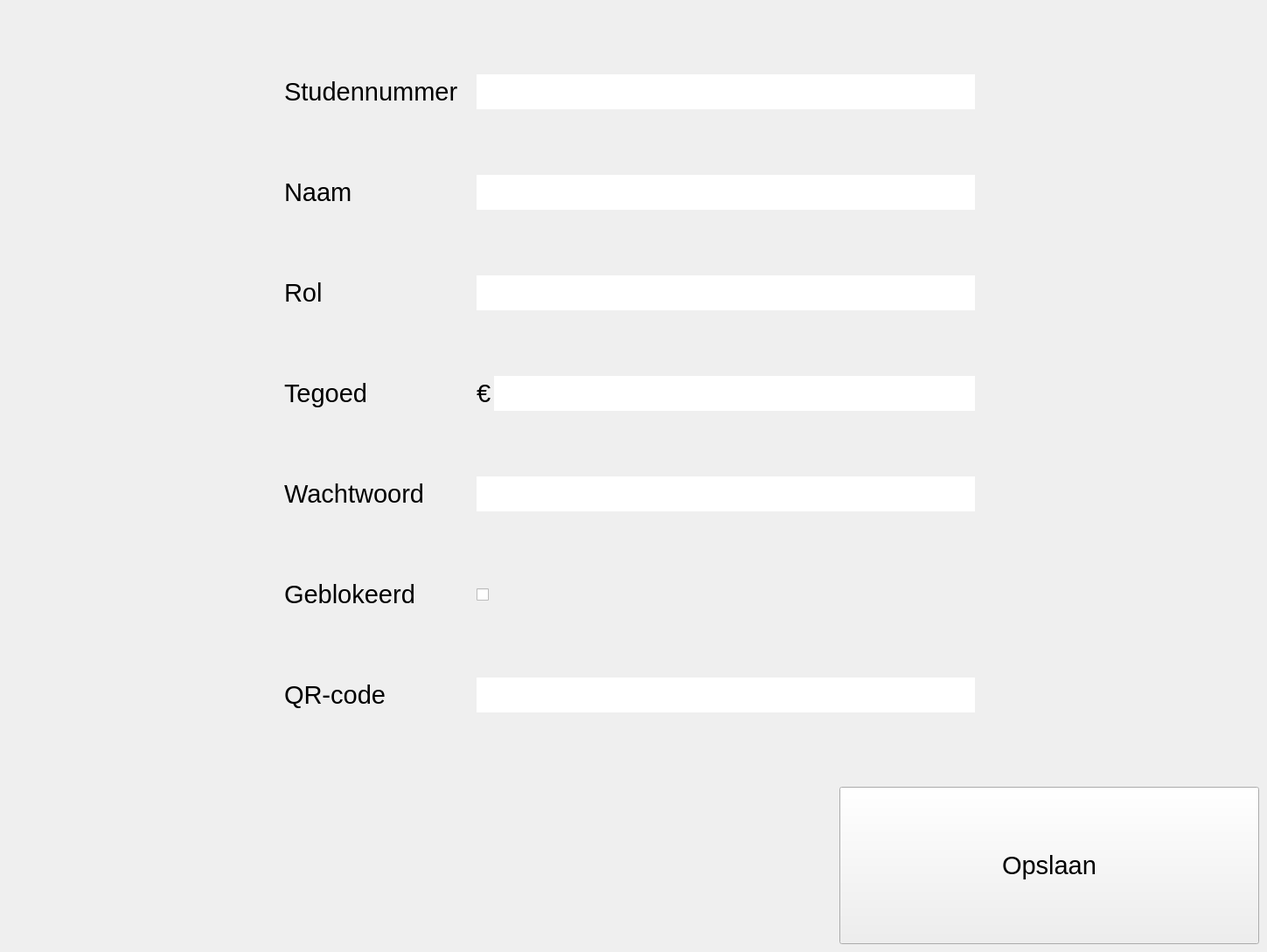
      <widget class="QWidget" name="prof_page">
       <property name="toolTip">
        <string>&lt;html&gt;&lt;head/&gt;&lt;body&gt;&lt;p&gt;Lid: Je mag niet in de min staan&lt;/p&gt;&lt;p&gt;Commissie: Je mag 5 euro in de min staan&lt;/p&gt;&lt;p&gt;Bestuur: Je mag 10 euro in de min staan&lt;/p&gt;&lt;/body&gt;&lt;/html&gt;</string>
       </property>
       <property name="toolTipDuration">
        <number>10</number>
       </property>
       <widget class="QCheckBox" name="line_BLOCK_prof">
        <property name="geometry">
         <rect>
          <x>545</x>
          <y>660</y>
          <width>570</width>
          <height>40</height>
         </rect>
        </property>
        <property name="font">
         <font>
          <pointsize>23</pointsize>
         </font>
        </property>
        <property name="focusPolicy">
         <enum>Qt::NoFocus</enum>
        </property>
        <property name="contextMenuPolicy">
         <enum>Qt::NoContextMenu</enum>
        </property>
        <property name="text">
         <string/>
        </property>
        <property name="checkable">
         <bool>false</bool>
        </property>
       </widget>
       <widget class="QLineEdit" name="line_NAME_prof">
        <property name="geometry">
         <rect>
          <x>545</x>
          <y>200</y>
          <width>570</width>
          <height>40</height>
         </rect>
        </property>
        <property name="font">
         <font>
          <pointsize>22</pointsize>
         </font>
        </property>
        <property name="frame">
         <bool>false</bool>
        </property>
       </widget>
       <widget class="QLabel" name="lbl_AMOUNT_prof">
        <property name="geometry">
         <rect>
          <x>325</x>
          <y>430</y>
          <width>220</width>
          <height>40</height>
         </rect>
        </property>
        <property name="font">
         <font>
          <pointsize>22</pointsize>
         </font>
        </property>
        <property name="text">
         <string>Tegoed</string>
        </property>
       </widget>
       <widget class="QLabel" name="lbl_BLOCK_prof">
        <property name="geometry">
         <rect>
          <x>325</x>
          <y>660</y>
          <width>220</width>
          <height>40</height>
         </rect>
        </property>
        <property name="font">
         <font>
          <pointsize>22</pointsize>
         </font>
        </property>
        <property name="text">
         <string>Geblokeerd</string>
        </property>
       </widget>
       <widget class="QLabel" name="euroteken_prof">
        <property name="geometry">
         <rect>
          <x>545</x>
          <y>430</y>
          <width>20</width>
          <height>40</height>
         </rect>
        </property>
        <property name="font">
         <font>
          <pointsize>22</pointsize>
         </font>
        </property>
        <property name="text">
         <string>€</string>
        </property>
        <property name="alignment">
         <set>Qt::AlignLeading|Qt::AlignLeft|Qt::AlignVCenter</set>
        </property>
       </widget>
       <widget class="QLineEdit" name="line_PASSWORD_prof">
        <property name="geometry">
         <rect>
          <x>545</x>
          <y>545</y>
          <width>570</width>
          <height>40</height>
         </rect>
        </property>
        <property name="font">
         <font>
          <pointsize>22</pointsize>
         </font>
        </property>
        <property name="inputMethodHints">
         <set>Qt::ImhHiddenText|Qt::ImhNoAutoUppercase|Qt::ImhNoPredictiveText|Qt::ImhSensitiveData</set>
        </property>
        <property name="frame">
         <bool>false</bool>
        </property>
        <property name="echoMode">
         <enum>QLineEdit::Password</enum>
        </property>
       </widget>
       <widget class="QLineEdit" name="line_ID_prof">
        <property name="geometry">
         <rect>
          <x>545</x>
          <y>85</y>
          <width>570</width>
          <height>40</height>
         </rect>
        </property>
        <property name="font">
         <font>
          <pointsize>22</pointsize>
         </font>
        </property>
        <property name="focusPolicy">
         <enum>Qt::NoFocus</enum>
        </property>
        <property name="frame">
         <bool>false</bool>
        </property>
       </widget>
       <widget class="QLabel" name="ERROR_UPDUSR_prof">
        <property name="geometry">
         <rect>
          <x>325</x>
          <y>960</y>
          <width>600</width>
          <height>60</height>
         </rect>
        </property>
        <property name="font">
         <font>
          <pointsize>22</pointsize>
         </font>
        </property>
        <property name="text">
         <string/>
        </property>
       </widget>
       <widget class="QLabel" name="lbl_TITLE_prof">
        <property name="geometry">
         <rect>
          <x>325</x>
          <y>315</y>
          <width>220</width>
          <height>40</height>
         </rect>
        </property>
        <property name="font">
         <font>
          <pointsize>22</pointsize>
         </font>
        </property>
        <property name="text">
         <string>Rol</string>
        </property>
       </widget>
       <widget class="QLabel" name="lbl_ID_prof">
        <property name="geometry">
         <rect>
          <x>325</x>
          <y>85</y>
          <width>220</width>
          <height>40</height>
         </rect>
        </property>
        <property name="font">
         <font>
          <pointsize>22</pointsize>
         </font>
        </property>
        <property name="text">
         <string>Studennummer</string>
        </property>
       </widget>
       <widget class="QLabel" name="lbl_NAME_prof">
        <property name="geometry">
         <rect>
          <x>325</x>
          <y>200</y>
          <width>220</width>
          <height>40</height>
         </rect>
        </property>
        <property name="font">
         <font>
          <pointsize>22</pointsize>
         </font>
        </property>
        <property name="text">
         <string>Naam</string>
        </property>
       </widget>
       <widget class="QLabel" name="lbl_PASSWORD_prof">
        <property name="geometry">
         <rect>
          <x>325</x>
          <y>545</y>
          <width>220</width>
          <height>40</height>
         </rect>
        </property>
        <property name="font">
         <font>
          <pointsize>22</pointsize>
         </font>
        </property>
        <property name="text">
         <string>Wachtwoord</string>
        </property>
       </widget>
       <widget class="QPushButton" name="btn_EDIT_prof">
        <property name="geometry">
         <rect>
          <x>960</x>
          <y>900</y>
          <width>480</width>
          <height>180</height>
         </rect>
        </property>
        <property name="font">
         <font>
          <pointsize>22</pointsize>
         </font>
        </property>
        <property name="focusPolicy">
         <enum>Qt::NoFocus</enum>
        </property>
        <property name="text">
         <string>Opslaan</string>
        </property>
        <property name="checkable">
         <bool>false</bool>
        </property>
        <property name="checked">
         <bool>false</bool>
        </property>
        <property name="autoExclusive">
         <bool>false</bool>
        </property>
       </widget>
       <widget class="QLabel" name="lbl_QR_prof">
        <property name="geometry">
         <rect>
          <x>325</x>
          <y>775</y>
          <width>220</width>
          <height>40</height>
         </rect>
        </property>
        <property name="font">
         <font>
          <pointsize>22</pointsize>
         </font>
        </property>
        <property name="text">
         <string>QR-code</string>
        </property>
       </widget>
       <widget class="QLineEdit" name="line_AMOUNT_prof">
        <property name="geometry">
         <rect>
          <x>565</x>
          <y>430</y>
          <width>550</width>
          <height>40</height>
         </rect>
        </property>
        <property name="font">
         <font>
          <pointsize>22</pointsize>
         </font>
        </property>
        <property name="focusPolicy">
         <enum>Qt::NoFocus</enum>
        </property>
        <property name="frame">
         <bool>false</bool>
        </property>
       </widget>
       <widget class="QLineEdit" name="line_QR_prof">
        <property name="geometry">
         <rect>
          <x>545</x>
          <y>775</y>
          <width>570</width>
          <height>40</height>
         </rect>
        </property>
        <property name="font">
         <font>
          <pointsize>22</pointsize>
         </font>
        </property>
        <property name="frame">
         <bool>false</bool>
        </property>
       </widget>
       <widget class="QLineEdit" name="line_TITLE_prof">
        <property name="geometry">
         <rect>
          <x>545</x>
          <y>315</y>
          <width>570</width>
          <height>40</height>
         </rect>
        </property>
        <property name="font">
         <font>
          <pointsize>22</pointsize>
         </font>
        </property>
        <property name="focusPolicy">
         <enum>Qt::NoFocus</enum>
        </property>
        <property name="inputMethodHints">
         <set>Qt::ImhNone</set>
        </property>
        <property name="frame">
         <bool>false</bool>
        </property>
        <property name="echoMode">
         <enum>QLineEdit::Normal</enum>
        </property>
       </widget>
      </widget>
